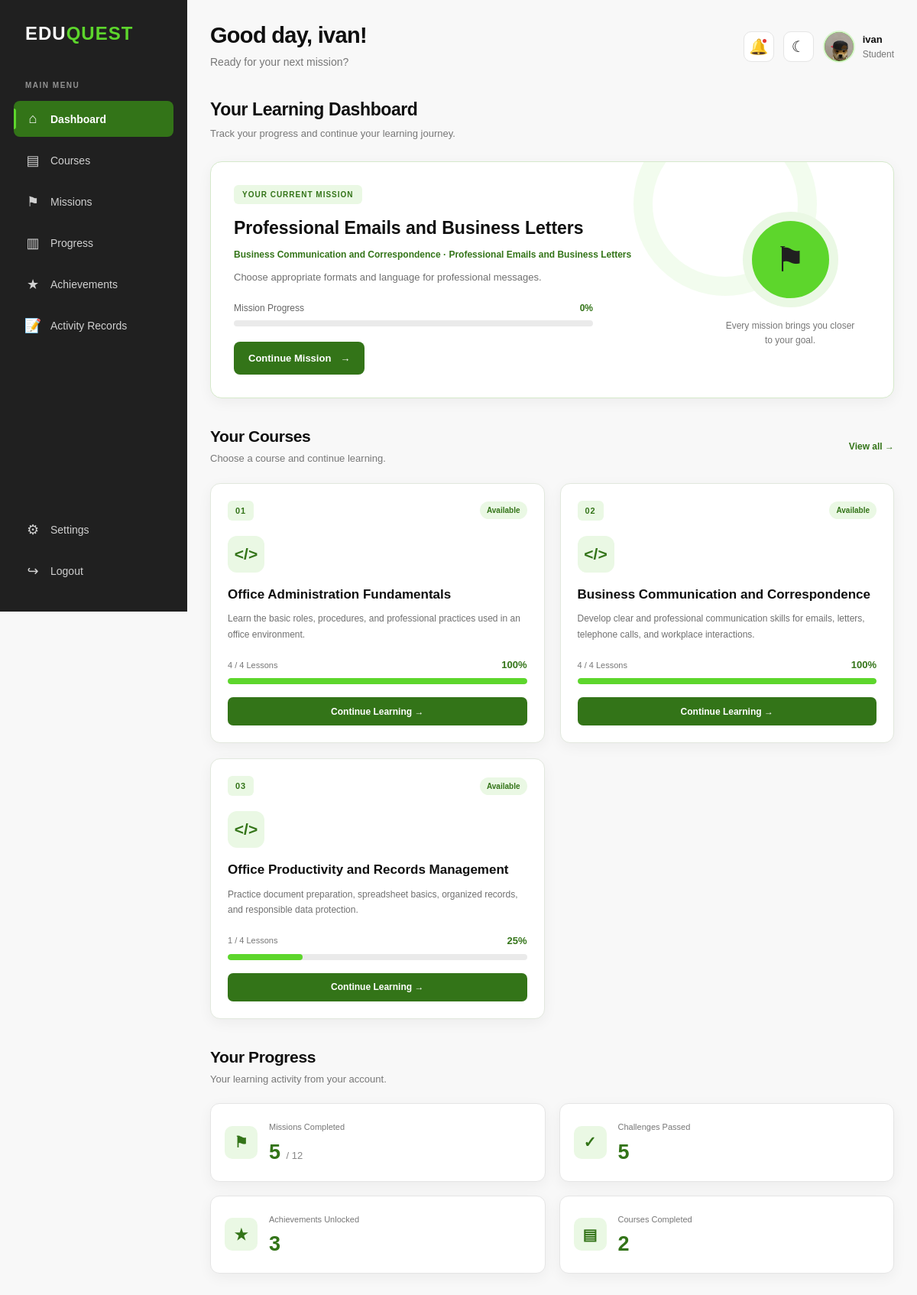
Screenshot of /EDUQUEST_FINAL/DashboardPage.php (signed in) with the database file from the repository.
### tables this page shows
CREATE TABLE `users` (
  `user_id` int(10) UNSIGNED NOT NULL,
  `full_name` varchar(150) NOT NULL,
  `username` varchar(60) NOT NULL,
  `email` varchar(190) NOT NULL,
  `password_hash` varchar(255) NOT NULL,
  `role` enum('admin','student') NOT NULL DEFAULT 'student',
  `account_status` enum('active','inactive','suspended') NOT NULL DEFAULT 'active',
  `profile_image` varchar(255) DEFAULT NULL,
  `created_at` timestamp NOT NULL DEFAULT current_timestamp(),
  `updated_at` timestamp NOT NULL DEFAULT current_timestamp() ON UPDATE current_timestamp(),
  `last_login` datetime DEFAULT NULL
);

CREATE TABLE `missions` (
  `mission_id` int(10) UNSIGNED NOT NULL,
  `module_id` int(10) UNSIGNED NOT NULL,
  `mission_number` tinyint(3) UNSIGNED NOT NULL,
  `mission_title` varchar(200) NOT NULL,
  `mission_description` text DEFAULT NULL,
  `mission_type` varchar(50) NOT NULL DEFAULT 'lesson',
  `mission_order` tinyint(3) UNSIGNED NOT NULL DEFAULT 1,
  `status` enum('draft','published') NOT NULL DEFAULT 'draft',
  `created_at` timestamp NOT NULL DEFAULT current_timestamp(),
  `updated_at` timestamp NOT NULL DEFAULT current_timestamp() ON UPDATE current_timestamp()
);

CREATE TABLE `courses` (
  `course_id` int(10) UNSIGNED NOT NULL,
  `course_title` varchar(200) NOT NULL,
  `course_description` text DEFAULT NULL,
  `course_number` tinyint(3) UNSIGNED NOT NULL,
  `thumbnail` varchar(255) DEFAULT NULL,
  `is_locked` tinyint(1) NOT NULL DEFAULT 0,
  `status` enum('draft','published','archived') NOT NULL DEFAULT 'draft',
  `created_at` timestamp NOT NULL DEFAULT current_timestamp(),
  `updated_at` timestamp NOT NULL DEFAULT current_timestamp() ON UPDATE current_timestamp()
);

CREATE TABLE `modules` (
  `module_id` int(10) UNSIGNED NOT NULL,
  `course_id` int(10) UNSIGNED NOT NULL,
  `module_number` tinyint(3) UNSIGNED NOT NULL,
  `module_title` varchar(200) NOT NULL,
  `module_description` text DEFAULT NULL,
  `status` enum('draft','published','archived') NOT NULL DEFAULT 'draft',
  `created_at` timestamp NOT NULL DEFAULT current_timestamp(),
  `updated_at` timestamp NOT NULL DEFAULT current_timestamp() ON UPDATE current_timestamp()
);

### EDUQUEST_FINAL/DashboardPage.php (the view, shortened to what the rows shown need)
<?php
require_once "Admin_Portal/db_connect.php";
$conn->set_charset("utf8mb4");
function e($value) {
    return htmlspecialchars((string) $value, ENT_QUOTES, "UTF-8");
}
try {
    $conn->query("ALTER TABLE notifications ADD COLUMN title VARCHAR(255) NOT NULL DEFAULT 'Notification'");
} catch (mysqli_sql_exception $e) {}
try {
    $conn->query("ALTER TABLE notifications ADD COLUMN message TEXT NOT NULL DEFAULT ''");
} catch (mysqli_sql_exception $e) {}
try {
    $conn->query("ALTER TABLE notifications ADD COLUMN audience VARCHAR(100) DEFAULT 'All students'");
} catch (mysqli_sql_exception $e) {}
try {
    $conn->query("ALTER TABLE notifications ADD COLUMN is_read TINYINT(1) DEFAULT 0");
} catch (mysqli_sql_exception $e) {}
$user = null;
if (!empty($_SESSION["user_id"])) {
    $stmt = $conn->prepare("
        SELECT user_id, full_name, username, email, profile_image, role
        FROM users
        WHERE user_id = ?
          AND role IN ('student', 'admin')
          AND account_status = 'active'
        LIMIT 1
    ");
    $stmt->bind_param("i", $_SESSION["user_id"]);
    $stmt->execute();
    $user = $stmt->get_result()->fetch_assoc();
}
$userId = (int) $user["user_id"];
$displayName = !empty($user["username"])
    ? $user["username"]
    : $user["full_name"];
$firstLetter = strtoupper(substr($displayName, 0, 1));
$profileImage = trim((string) ($user["profile_image"] ?? ""));
if (!empty($profileImage)) {
    $profileImage = str_replace("\\", "/", $profileImage);
    if (
        !preg_match('/^https?:\/\//i', $profileImage) &&
        strpos($profileImage, "data:") !== 0
    ) {
        $profileImage = ltrim($profileImage, "/");
    }
}
$courses = [];
$unlockedCourseIds = [];
$previousCourseCompleted = true;
$stmt = $conn->prepare("
    SELECT
        c.course_id,
        c.course_title,
        c.course_description,
        c.course_number,
        c.thumbnail,
        c.is_locked,
        COUNT(DISTINCT l.lesson_id) AS total_lessons,
        COUNT(DISTINCT CASE
            WHEN ulp.status = 'completed'
            THEN l.lesson_id
        END) AS completed_lessons
    FROM courses c
    LEFT JOIN modules mo
        ON mo.course_id = c.course_id
       AND mo.status = 'published'
    LEFT JOIN lessons l
        ON l.module_id = mo.module_id
       AND l.status = 'published'
    LEFT JOIN user_lesson_progress ulp
        ON ulp.lesson_id = l.lesson_id
       AND ulp.user_id = ?
    WHERE c.status = 'published'
    GROUP BY
        c.course_id,
        c.course_title,
        c.course_description,
        c.course_number,
        c.thumbnail,
        c.is_locked
    ORDER BY c.course_number ASC
");
$stmt->bind_param("i", $userId);
$stmt->execute();
$result = $stmt->get_result();
while ($row = $result->fetch_assoc()) {
    $totalLessons = (int) $row["total_lessons"];
    $completedLessons = (int) $row["completed_lessons"];
    $progress = 0;
    if ($totalLessons > 0) {
        $progress = ($completedLessons / $totalLessons) * 100;
    }
    $row["total_lessons"] = $totalLessons;
    $row["completed_lessons"] = $completedLessons;
    $row["progress_percent"] = round(max(0, min(100, $progress)), 2);
    $courseCompleted = (
        $totalLessons > 0 &&
        $completedLessons >= $totalLessons
    );
    $row["is_locked"] = $previousCourseCompleted ? 0 : 1;
    if ((int) $row["is_locked"] === 0) {
        $unlockedCourseIds[] = (int) $row["course_id"];
    }
    $courses[] = $row;
    $previousCourseCompleted = $courseCompleted;
}
$currentMission = null;
if (!empty($unlockedCourseIds)) {
    $stmt = $conn->prepare("
        SELECT
            m.mission_id,
            m.mission_title,
            m.mission_description,
            m.mission_number,
            m.mission_type,
            mo.module_title,
            c.course_id,
            c.course_title,
            COALESCE(ump.progress_percent, 0) AS progress_percent,
            COALESCE(ump.status, 'not_started') AS mission_status
        FROM missions m
        INNER JOIN modules mo
            ON m.module_id = mo.module_id
        INNER JOIN courses c
            ON mo.course_id = c.course_id
        LEFT JOIN user_mission_progress ump
            ON ump.mission_id = m.mission_id
           AND ump.user_id = ?
        WHERE m.status = 'published'
          AND mo.status = 'published'
          AND c.status = 'published'
          AND (
              ump.status IS NULL
              OR ump.status IN ('not_started', 'in_progress')
          )
        ORDER BY
            CASE
                WHEN ump.status = 'in_progress' THEN 0
                ELSE 1
            END,
            c.course_number ASC,
            mo.module_number ASC,
            m.mission_order ASC
    ");
    $stmt->bind_param("i", $userId);
    $stmt->execute();
    $result = $stmt->get_result();
    while ($row = $result->fetch_assoc()) {
        if (in_array((int) $row["course_id"], $unlockedCourseIds, true)) {
            $currentMission = $row;
            break;
        }
    }
}
?>
<!DOCTYPE html>
<html lang="en">
<head>
    <link rel="stylesheet" href="css/Dashboard_style.css">
</head>
<body>
<div class="dashboard-layout">
    <div class="main-area">
        <header class="topbar">
            <div class="welcome-text">
                <h1>Good day, <?= e($displayName) ?>!</h1>
                <p>Ready for your next mission?</p>
            </div>
            <div class="topbar-actions">
                <div class="profile">
                    <div class="avatar">
                        <?php if (!empty($profileImage)): ?>
                            <img
                                src="<?= e($profileImage) ?>"
                                alt="Profile Picture"
                                onerror="this.style.display='none'; this.parentElement.textContent='<?= e($firstLetter) ?>';">
                        <?php else: ?>
                            <?= e($firstLetter) ?>
                        <?php endif; ?>
                    </div>
                    <div class="profile-info">
                        <strong><?= e($displayName) ?></strong>
                        <span><?= e(ucfirst($user["role"])) ?></span>
                    </div>
                </div>
            </div>
        </header>
        <main class="dashboard-content">
            <section class="page-heading">
                <h2>Your Learning Dashboard</h2>
            </section>
            <section class="continue-section">
                <div class="continue-info">
                    <span class="section-tag">YOUR CURRENT MISSION</span>
                    <?php if ($currentMission): ?>
                        <h2><?= e($currentMission["mission_title"]) ?></h2>
                        <p class="mission-course">
                            <?= e($currentMission["course_title"]) ?>
                            ·
                            <?= e($currentMission["module_title"]) ?>
                        </p>
                        <p class="mission-description">
                            <?= e(
                                $currentMission["mission_description"]
                                ?: "Continue this mission to make progress in your course."
                            ) ?>
                        </p>
                        <div class="mission-progress-heading">
                            <span>Mission Progress</span>
                            <strong>
                                <?= round((float) $currentMission["progress_percent"]) ?>%
                            </strong>
                        </div>
                        <div class="progress-track">
                        </div>
                        <a
                            href="MissionsPage.php?mission_id=<?= (int) $currentMission["mission_id"] ?>"
                            class="primary-button"
                        >
                            Continue Mission <span>→</span>
                        </a>
                    <?php endif; ?>
                </div>
            </section>
            <section class="courses-section">
                <div class="section-heading">
                    <div>
                        <h2>Your Courses</h2>
                    </div>
                </div>
                <div class="course-grid">
                    <?php if (empty($courses)): ?>
                        <p class="empty-state">
                            No published courses are available yet.
                        </p>
                    <?php else: ?>
                        <?php foreach ($courses as $course): ?>
                            <?php
                            $isLocked = (int) $course["is_locked"] === 1;
                            $progress = (float) $course["progress_percent"];
                            ?>
                            <article class="course-card <?= $isLocked ? "locked-card" : "" ?>">
                                <div class="course-top">
                                    <span class="course-number">
                                        <?= sprintf("%02d", (int) $course["course_number"]) ?>
                                    </span>
                                    <span class="course-status <?= $isLocked ? "locked-status" : "" ?>">
                                        <?= $isLocked ? "Locked" : "Available" ?>
                                    </span>
                                </div>
                                <div class="course-icon <?= $isLocked ? "gray-icon" : "green-icon" ?>">
                                    <?php if ($isLocked): ?>
                                        🔒
                                    <?php else: ?>
                                        &lt;/&gt;
                                    <?php endif; ?>
                                </div>
                                <h3><?= e($course["course_title"]) ?></h3>
                                <p>
                                    <?= e(
                                        $course["course_description"]
                                        ?: "Start learning and complete the lessons in this course."
                                    ) ?>
                                </p>
                                <div class="course-footer">
                                    <span>
                                        <?= (int) $course["completed_lessons"] ?>
                                        /
                                        <?= (int) $course["total_lessons"] ?>
                                        Lessons
                                    </span>
                                    <strong>
                                        <?= $isLocked ? "Locked" : round($progress) . "%" ?>
                                    </strong>
                                </div>
                                <div class="progress-track">
                                    <div
                                        class="progress-fill"
                                        style="width: <?= $isLocked ? 0 : $progress ?>%;"
                                    ></div>
                                </div>
                                <?php if (!$isLocked): ?>
                                    <a
                                        href="LessonPage.php?course_id=<?= (int) $course["course_id"] ?>"
                                        class="course-link"
                                    >
                                        Continue Learning →
                                    </a>
                                <?php else: ?>
                                    <span class="course-link disabled-link">
                                        Complete Previous Course
                                    </span>
                                <?php endif; ?>
                            </article>
                        <?php endforeach; ?>
                    <?php endif; ?>
                </div>
            </section>
            <section class="progress-section">
                <div class="section-heading">
                    <div>
                        <h2>Your Progress</h2>
                    </div>
                </div>
            </section>
        </main>
    </div>
</div>
</body>
</html>

### rows the page displays
users: username "ivan", profile_image (picture), role "Student"
missions: mission_title "Professional Emails and Business Letters", mission_description "Choose appropriate formats and language for professional messages."
courses: course_title "Business Communication and Correspondence", course_number "02", course_description "Develop clear and professional communication skills for emails, letters, telephone calls, and workplace interactions.", completed_lessons "4", total_lessons "4", progress "100"
modules: module_title "Professional Emails and Business Letters"
courses: course_number "01", is_locked "Available", course_title "Office Administration Fundamentals", course_description "Learn the basic roles, procedures, and professional practices used in an office environment.", completed_lessons "4", total_lessons "4", progress "100"
courses: course_number "03", course_title "Office Productivity and Records Management", course_description "Practice document preparation, spreadsheet basics, organized records, and responsible data protection.", completed_lessons "1", total_lessons "4", progress "25"

### other values shown
$currentMission["progress_percent"] "0"
$completedMissions "5"
$totalMissions "12"
$challengesPassed "5"
$achievementsUnlocked "3"
$coursesCompleted "2"
